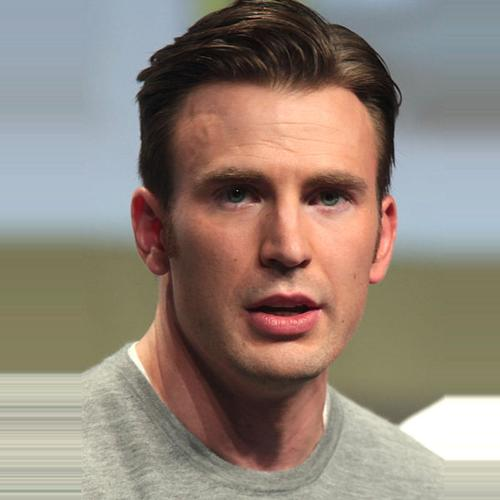
#> input picture research_notebooks/data/male_000281.jpg, 500 x 500 px
$ jupyter execute --allow-errors 'Module-2- 06- Make Pipeline Model.ipynb'   (shell and % lines are left out)   (text cells are left out)
#> lines starting #> are read from the running program, lines starting #| are printed output that depends on the picture; after the words box and inside, x2 and y2 are one past the last pixel; in counts of white or black regions, pixels touching at a corner belong together; pictures that were not available may be replaced by others from this repository, and a replacement may not be noted
[cell 1]
import numpy as np
import pandas as pd
import matplotlib.pyplot as plt
import sklearn
import pickle
import cv2

[cell 2]
# load all the models
haar = cv2.CascadeClassifier('./model/haarcascade_frontalface_default.xml')
# pickle files
mean  = pickle.load(open('./model/mean_preprocess.pickle','rb'))
#> (reads research_notebooks/model/mean_preprocess.pickle from the repository)
#> (reads research_notebooks/model/model_svm.pickle from the repository)
#> (the rest of this cell did not finish here and is left out)

[cell 3]
gender_pre = ['Male','Female']
font = cv2.FONT_HERSHEY_SIMPLEX

[cell 4]
# test data
test_data_path = './data/male_000281.jpg'
color = 'bgr'
# step-1: read image
img = cv2.imread(test_data_path)
#> img is the input picture: shape (500, 500, 3); mean B, G, R 122.1, 132.9, 146.2

def pipeline_model(img,color='rgb'):
    # step-2: convert into gray scale
#> called with color = 'rgb'
    if color == 'bgr':
        gray = cv2.cvtColor(img,cv2.COLOR_BGR2GRAY)
    else:
        gray = cv2.cvtColor(img,cv2.COLOR_RGB2GRAY)
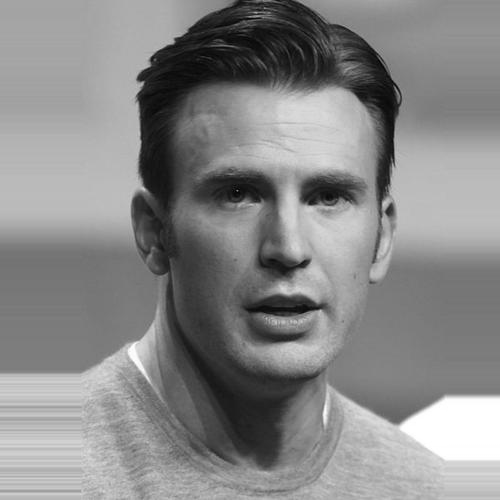
#> gray: shape (500, 500); min 1, max 255, mean 135.6
    # step-3: crop the face (using haar cascase classifier)
    faces = haar.detectMultiScale(gray,1.5,3)
#> faces = [[149, 90, 273, 273]]
    for x,y,w,h in faces:
        cv2.rectangle(img,(x,y),(x+w,y+h),(0,255,0),2) # drawing rectangle
        roi = gray[y:y+h,x:x+w] # crop image
        # step - 4: normalization (0-1)
        roi = roi / 255.0
        # step-5: resize images (100,100)
        if roi.shape[1] > 100:
            roi_resize = cv2.resize(roi,(100,100),cv2.INTER_AREA)
        else:
            roi_resize = cv2.resize(roi,(100,100),cv2.INTER_CUBIC)
        # step-6: Flattening (1x10000)
        roi_reshape = roi_resize.reshape(1,10000) # 1,-1
        # step-7: subptract with mean
        roi_mean = roi_reshape - mean
        # step -8: get eigen image
        eigen_image = model_pca.transform(roi_mean)
        # step -9: pass to ml model (svm)
        results = model_svm.predict_proba(eigen_image)[0]
        # step -10:
        predict = results.argmax() # 0 or 1
        score = results[predict]
        # step -11:
        text = "%s : %0.2f"%(gender_pre[predict],score)
        cv2.putText(img,text,(x,y),font,1,(0,255,0),2)
#> this loop made 1 pass
#> pass 1, in pipeline_model, `roi = gray[y:y+h,x:x+w]`:
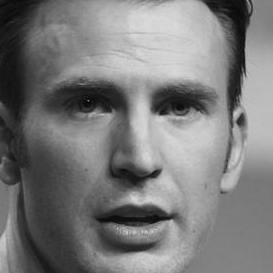
#> roi: shape (273, 273); min 1, max 219, mean 122.4
#> after the loop:
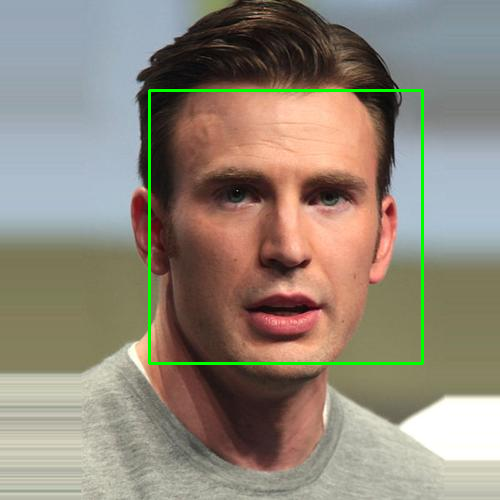
#> img: shape (500, 500, 3); mean R, G, B 144.5, 134.9, 120.9
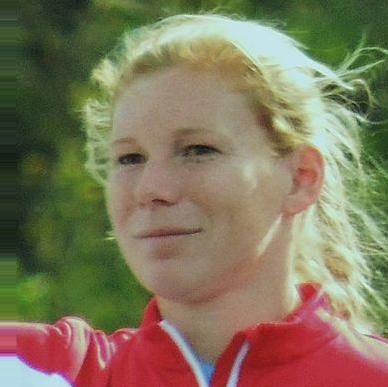
#> input picture research_notebooks/data/female/female_000152.jpg, 388 x 387 px, given in place of video.mp4, which was not available
#> further down, frame is the input picture: shape (387, 388, 3); mean B, G, R 91.8, 118.6, 129.1
#> call 2 of pipeline_model, with color = 'bgr'
#> in pipeline_model (call 2), `gray = cv2.cvtColor(img,cv2.COLOR_BGR2GRAY)`:
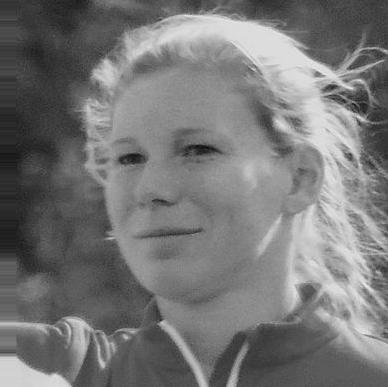
#> gray: shape (387, 388); min 7, max 236, mean 118.7
#> in pipeline_model (call 2), `faces = haar.detectMultiScale(gray,1.5,3)`: faces = [[73, 87, 182, 182]]
#> this loop made 1 pass
#> pass 1, in pipeline_model (call 2), `roi = gray[y:y+h,x:x+w]`:
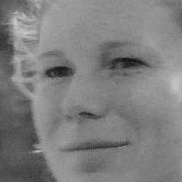
#> roi: shape (182, 182); min 7, max 208, mean 126.6
#> after the loop:
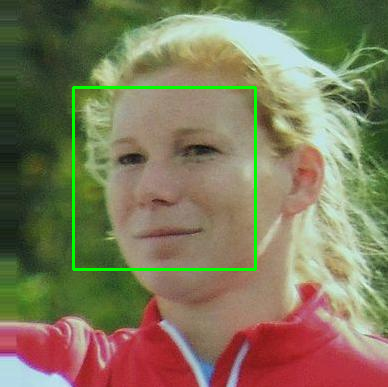
#> img: shape (387, 388, 3); 1.45% of pixels changed, all inside (x1, y1, x2, y2) = (72, 86, 257, 271)
    return img

[cell 5]
from PIL import Image

[cell 6]
import matplotlib.image as mat_image

[cell 7]
test_data_path = './data/male_000281.jpg'
color = 'bgr'
# step-1: read image
img = Image.open(test_data_path) # rgb
# step2: convert into array
img = np.array(img)
# step3: pass to pipeline model
#> (the rest of this cell did not finish here and is left out)

[cell 8]
cap = cv2.VideoCapture('./data/video.mp4')

#> (the rest of this cell did not finish here and is left out)
